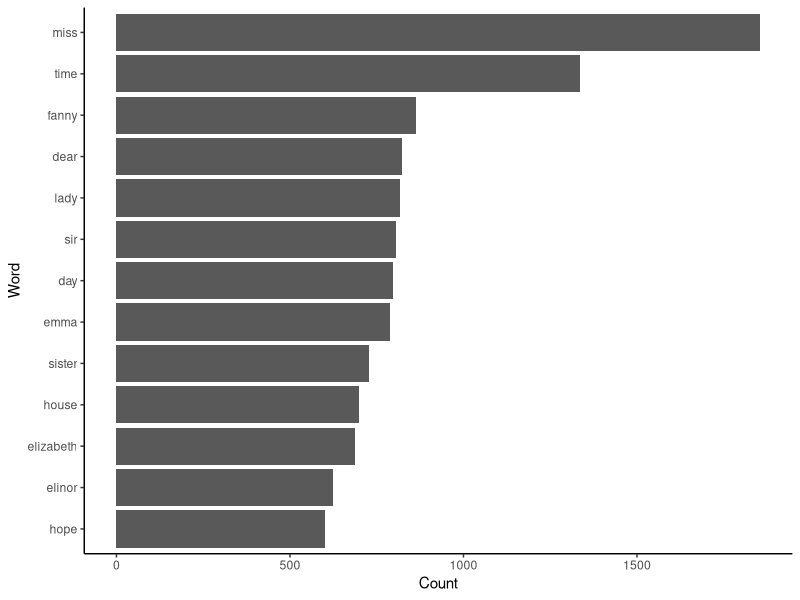

Source code (R):
## ---- chunk 1
library(tidyverse)
library(tidytext)
library(janeaustenr)
## ---- chunk 2
   (JAtidy<-austen_books() %>%
   group_by(book) %>%
   unnest_tokens(word, text) %>% 
   anti_join(stop_words) %>% 
   ungroup())
## ---- chunk 3
JAtidy %>% 
  count(word, sort = TRUE) %>% 
  filter(n > 600) %>% 
  ggplot(aes(n,reorder(word,n)))+
  geom_col() +
  ylab("Word")+
  xlab("Count")+
  theme_classic()
## ---- chunk 4
library(testthat)
## ---- chunk 5
MinionsTranslatorSingle<-function(data){
  data<-tolower(data)
  
  if(length(data)==1){
    if(tolower(data)=="banana"){
      return("BA-NA-NA!")
    }
    if(length((str_subset(data,"^[Tt]|^[Hh]")))>0)
       {
         return(paste0("b",str_sub(data, start=2),"la"))
    }
    if(length((str_subset(data,"^[A-z][aeiouAEIOU][aeiouAEIOU]|^[aeiouAEIOU][A-z][aeiouAEIOU]|^[aeiouAEIOU][aeiouAEIOU][A-z]|^[aeiouAEIOU][aeiouAEIOU][aeiouAEIOU]")))>0)
    {
      return(paste0(str_sub(data, start=4),str_sub(data, start=1, end=3),"lalala"))
    }
    if(length((str_subset(data,"^[aeiouAEIOU]")))>0)
    {
      return(paste0(str_sub(data, start=2),str_sub(data, start=1, end=1),"nana"))
    }
    
    else{
    data
    }
  }
}
## ---- chunk 6
MinionsTranslator<-function(data){
  if(typeof(data)!="character"){
    stop('The function expect input data as character\n',
         'but the input is: ', typeof(data)[1])
  }
  
  data<-tolower(str_remove_all(data,"[^A-z]"))
  
  map_chr(data,MinionsTranslatorSingle)

}
## ---- chunk 7
MinionsTranslator("banana")
MinionsTranslator(c("Apple","austin","Canada"))
## ---- chunk 8
test_that("Unexpected Input Testing",{
expect_error(MinionsTranslator(list("abc","bcd")))
expect_error(MinionsTranslator(1))
expect_error(MinionsTranslator(NULL))
})

test_that("Output check",{
expect_equal(MinionsTranslator(c("obvious","area","banana")),c("bviousonana", "aarelalala", "BA-NA-NA!"))
expect_equal(MinionsTranslator(c("obvi@us","1a2b3c4d")),c("bviusonana", "bcdanana"))
})

test_that("Helper Function Testing",{
expect_equal(MinionsTranslatorSingle("orange"),"ngeoralalala")
expect_equal(MinionsTranslatorSingle("Alien"), "enalilalala")
expect_equal(MinionsTranslatorSingle("why"),"why")
expect_equal(MinionsTranslatorSingle("Zoo"),"zoolalala")
})
